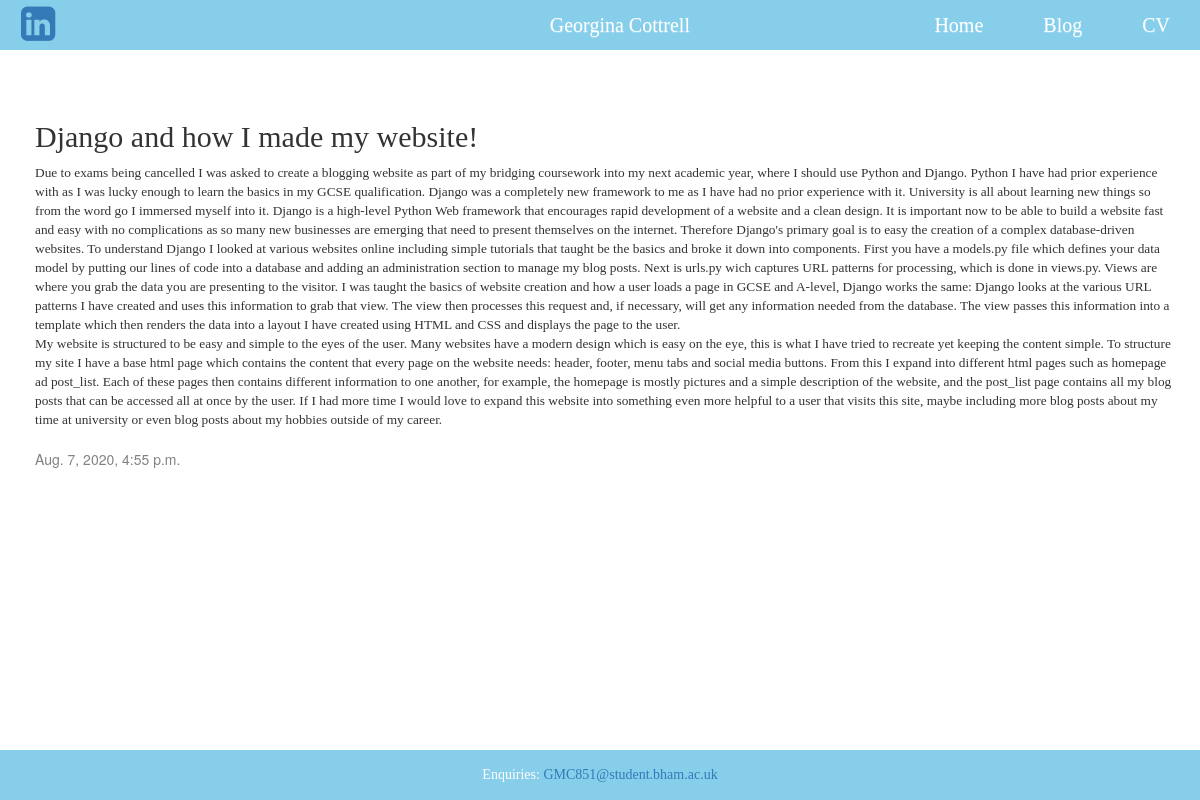
The app's page /post/4/ with its own data.
### blog/models.py (models this page shows, shortened)
class Post(models.Model):
    author = models.ForeignKey(settings.AUTH_USER_MODEL, on_delete=models.CASCADE)
    title = models.CharField(max_length=200)
    text = models.TextField()
    created_date = models.DateTimeField(default=timezone.now)
    published_date = models.DateTimeField(blank=True, null=True)

### blog/views.py (the view)
# urls.py: path('post/<int:pk>/', views.post_detail, name='post_detail'),
def post_detail(request, pk):
    post = get_object_or_404(Post, pk=pk)
    return render(request, 'blog/post_detail.html', {'post': post})

### blog/templates/blog/post_detail.html (shortened to what this page needs)
{% extends 'blog/base.html' %}
{% block content %}
    <div class="post">
        <h2>{{ post.title }}</h2>
        <p>{{ post.text|linebreaksbr }}</p>
        {% if post.published_date %}
        <div class="date">
            {{ post.published_date }}
        </div>
    {% endif %}
    </div>
{% endblock %}

### blog/static/css/blog.css (style rules this page uses)
body { padding-top:50px; margin-bottom:50px; }
h1, h2, h3, h4 { font-family: Cambria, Cochin, Georgia, Times, 'Times New Roman', serif; font-weight: 300; }
p { font-family: Cambria, Cochin, Georgia, Times, 'Times New Roman', serif; font-weight: 300; font-size: 10pt; margin-top:0; padding-bottom:10px; }
.date { color: #828282; }
.post { margin-bottom: 70px; }

### records on screen
Post: title "Django and how I made my website!", text "Due to exams being cancelled I was asked to create a blogging website as part of my bridging coursework into my next academic year, where I should use Python and Django. Python I have had prior experience with as I was lucky enough to learn the basics in my GCSE qualification. Django was a completely new framework to me as I have had no prior experience with it. University is all about learning new things so from the word go I immersed myself into it. Django is a high-level Python Web framework that encourages rapid development of a website and a clean design. It is important now to be able to build a website fast and easy with no complications as so many new businesses are emerging that…", published_date "Aug. 7, 2020, 4:55 p.m."
